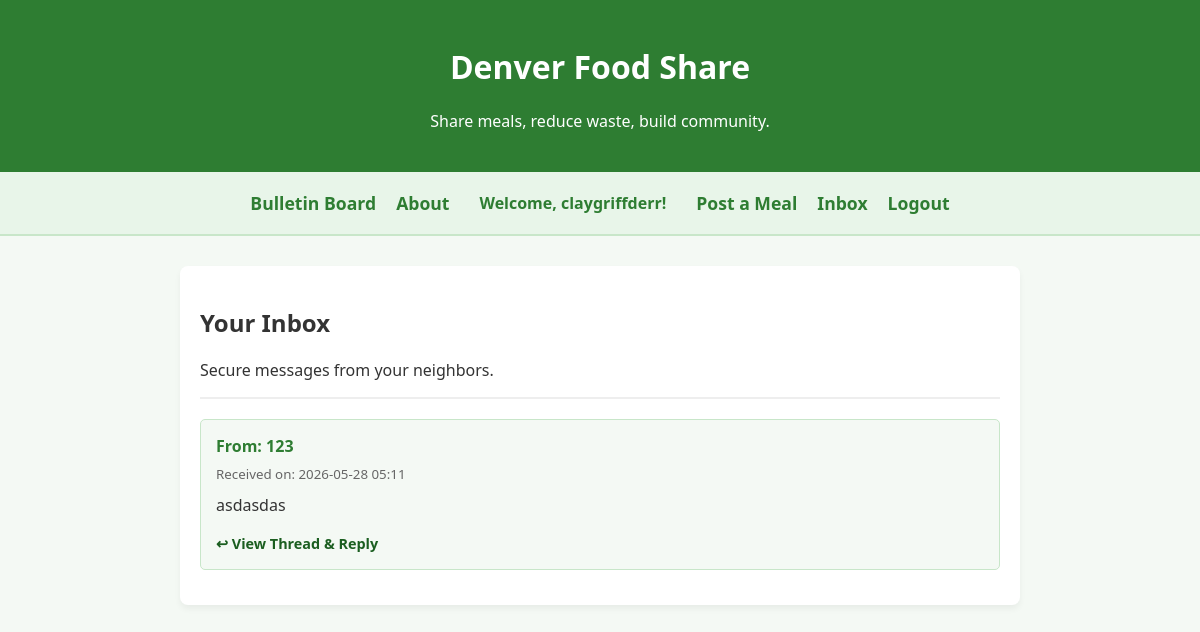
The page /inbox (signed in) on the database as committed earlier.
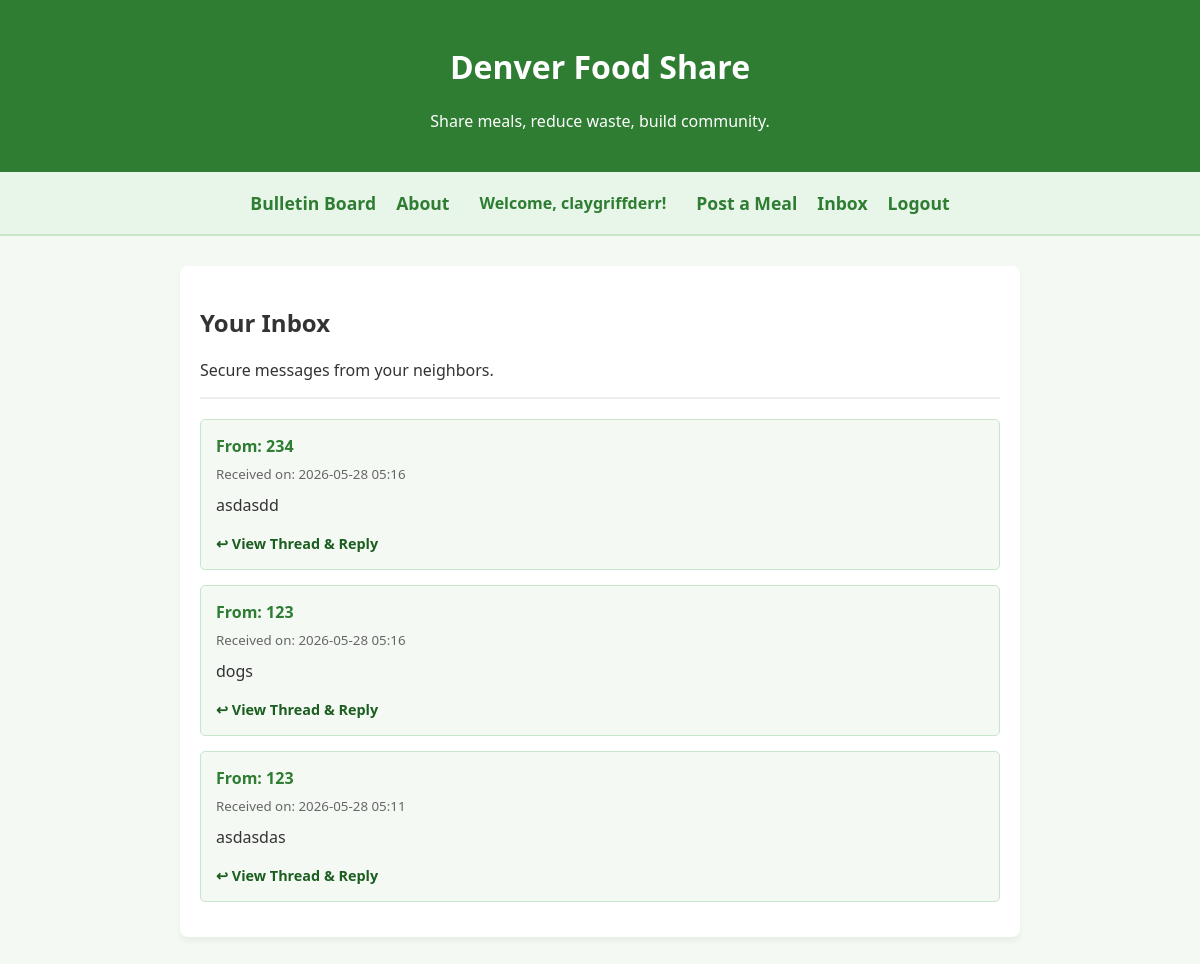
The same page on the database as committed later.
### app.py (models this page shows)
class Message(db.Model):
    __tablename__ = 'messages'
    id = db.Column(db.Integer, primary_key=True)
    sender_id = db.Column(db.Integer, db.ForeignKey('users.id'), nullable=False)
    receiver_id = db.Column(db.Integer, db.ForeignKey('users.id'), nullable=False)
    content = db.Column(db.Text, nullable=False)
    timestamp = db.Column(db.DateTime, default=lambda: datetime.now(timezone.utc))
    is_read = db.Column(db.Boolean, default=False)
    sender = db.relationship('User', foreign_keys=[sender_id], backref='sent_messages')
    receiver = db.relationship('User', foreign_keys=[receiver_id], backref='received_messages')

class User(db.Model, UserMixin):
    __tablename__ = 'users'
    id = db.Column(db.Integer, primary_key=True)
    username = db.Column(db.String(50), nullable=False, unique=True)
    email_encrypted = db.Column(db.String(255), nullable=False, unique=True)
    password_hash = db.Column(db.String(255), nullable=False)
    latitude = db.Column(db.Float, nullable=True)
    longitude = db.Column(db.Float, nullable=True)

### app.py (the view)
@app.route('/inbox')
@login_required
def inbox():
    my_messages = Message.query.filter_by(receiver_id=current_user.id).order_by(Message.timestamp.desc()).all()
    return render_template('inbox.html', messages=my_messages)

### app.py (called while the page is built)
@login_manager.user_loader
def load_user(user_id):
    return User.query.get(int(user_id))

### templates/inbox.html
{% extends 'base.html' %}
{% block content %}
    <h2>Your Inbox</h2>
    <p>Secure messages from your neighbors.</p>
    <hr style="border: 1px solid #eee; margin-bottom: 20px;">
    {% if messages %}
        {% for message in messages %}
        <div style="border: 1px solid #c8e6c9; padding: 15px; border-radius: 5px; margin-bottom: 15px; background: {% if not message.is_read %}#f4f9f4{% else %}white{% endif %};">
            <h4 style="margin-top: 0; color: #2e7d32; margin-bottom: 5px;">From: {{ message.sender.username }}</h4>
            <small style="color: #666;">Received on: {{ message.timestamp.strftime('%Y-%m-%d %H:%M') }}</small>
            <p style="margin-top: 10px;">{{ message.content }}</p>
            <a <a href="/conversation/{{ message.sender.id }}" style="text-decoration: none; color: #1b5e20; font-weight: bold; font-size: 0.9rem;">↩ View Thread & Reply</a>
        </div>
        {% endfor %}
    {% else %}
        <p style="color: #666; font-style: italic;">Your inbox is empty right now.</p>
    {% endif %}
{% endblock %}

Rows that differ between the two databases and show on the page:
added Message: sender.username "234", timestamp "2026-05-28 05:16", content "asdasdd"
added Message: sender.username "123", timestamp "2026-05-28 05:16", content "dogs"
